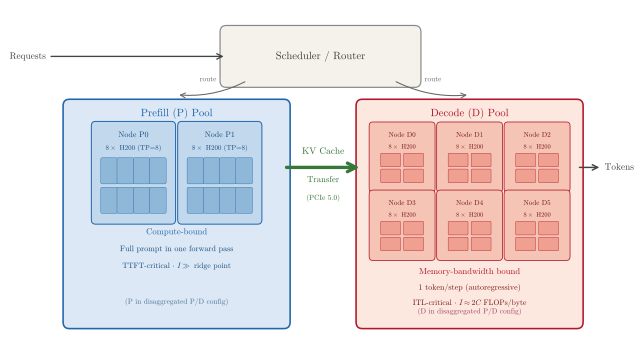

Here is the Python script that generated this plot:
#!/usr/bin/env python3
"""
prefill_decode.py — Disaggregated prefill/decode architecture overview.
Saves: prefill_decode.svg
"""

import matplotlib as mpl
import matplotlib.pyplot as plt
from matplotlib.patches import FancyBboxPatch
from pathlib import Path

mpl.rcParams.update({
    'text.usetex': False,
    'font.family': 'serif',
    'mathtext.fontset': 'cm',
    'font.serif': ['cmr10', 'Computer Modern Roman', 'DejaVu Serif'],
    'font.size': 8.5,
    'axes.linewidth': 0.6,
    'figure.dpi': 150,
    'axes.formatter.use_mathtext': True,
})

OUT_DIR = Path(__file__).parent

fig, ax = plt.subplots(figsize=(6.6, 3.5))
ax.set_xlim(-0.5, 10.5)
ax.set_ylim(0, 5.8)
ax.axis('off')

# ── Helpers ───────────────────────────────────────────────────────────────────
def rbox(x, y, w, h, fc, ec, lw=1.0, rad=0.12, zo=2):
    ax.add_patch(FancyBboxPatch((x, y), w, h,
        boxstyle=f'round,pad={rad}', facecolor=fc, edgecolor=ec,
        linewidth=lw, zorder=zo))

def arr(src, dst, c='#333', lw=1.2, ms=12, rad=0.0, zo=5):
    ax.annotate('', xy=dst, xytext=src,
        arrowprops=dict(arrowstyle='->', color=c, lw=lw,
            mutation_scale=ms, connectionstyle=f'arc3,rad={rad}'), zorder=zo)

def txt(x, y, s, **kw):
    ax.text(x, y, s, ha=kw.pop('ha', 'center'), va=kw.pop('va', 'center'), zorder=kw.pop('zo', 5), **kw)

# Palette
P_BG, P_ED = '#dce8f5', '#2166ac'
D_BG, D_ED = '#fde8e0', '#b2182b'
S_BG       = '#f5f2ec'
KV_C       = '#35783a'
G_P        = '#8fb8d8'
G_D        = '#f0a090'

# ── Scheduler ─────────────────────────────────────────────────────────────────
rbox(3.2, 4.55, 3.6, 0.85, S_BG, '#888', lw=0.9)
txt(5.0, 4.975, 'Scheduler / Router', fontsize=8, fontweight='bold', color='#444')

arr((-0.2, 4.975), (3.2, 4.975), c='#444', lw=1.0, ms=10)
txt(-0.25, 4.975, 'Requests', ha='right', fontsize=7, color='#444')

arr((3.6, 4.55), (2.25, 4.30), c='#666', lw=0.8, ms=9, rad=-0.15)
arr((6.4, 4.55), (7.85, 4.30), c='#666', lw=0.8, ms=9, rad=0.15)
txt(2.85, 4.57, 'route', fontsize=5.5, color='#666')
txt(7.15, 4.57, 'route', fontsize=5.5, color='#666')

# ── Prefill pool ──────────────────────────────────────────────────────────────
rbox(0.20, 0.30, 4.10, 3.80, P_BG, P_ED, lw=1.2)
txt(2.25, 3.97, 'Prefill (P) Pool', fontsize=8, fontweight='bold', color=P_ED)

# 2 nodes, centered in pool
for i, gx in enumerate([0.70, 2.35]):
    gy = 2.10
    rbox(gx, gy, 1.45, 1.65, '#c2d9ed', P_ED, lw=0.75, rad=0.08, zo=3)
    txt(gx+0.725, gy+1.49, f'Node P{i}', fontsize=6.0, fontweight='bold', color='#1a4d80')
    txt(gx+0.725, gy+1.26, r'$8\times$ H200 (TP=8)', fontsize=5.2, color='#1a4d80', style='italic')
    # 4×2 GPU chip grid
    for r in range(2):
        for c in range(4):
            rbox(gx+0.13+c*0.31, gy+0.14+r*0.52, 0.26, 0.40, G_P, P_ED, lw=0.3, rad=0.03, zo=4)

txt(2.25, 1.88, 'Compute-bound', fontsize=6.5, color=P_ED, style='italic')
txt(2.25, 1.58, 'Full prompt in one forward pass', fontsize=6.0, color='#1a4d80')
txt(2.25, 1.28, r'TTFT-critical $\cdot$ $I \gg$ ridge point', fontsize=5.8, color='#1a4d80')
txt(2.25, 0.65, '(P in disaggregated P/D config)', fontsize=5.5, color='#4a7096', style='italic')

# ── Decode pool ───────────────────────────────────────────────────────────────
rbox(5.80, 0.30, 4.10, 3.80, D_BG, D_ED, lw=1.2)
txt(7.85, 3.97, 'Decode (D) Pool', fontsize=8, fontweight='bold', color=D_ED)

# 6 nodes: 3 cols × 2 rows, centered
for row in range(2):
    for col in range(3):
        idx  = row * 3 + col
        gx   = 6.00 + col * 1.29
        gy   = 2.65 if row == 0 else 1.45
        rbox(gx, gy, 1.12, 1.10, '#f5c4b4', D_ED, lw=0.6, rad=0.07, zo=3)
        txt(gx+0.56, gy+0.94, f'Node D{idx}', fontsize=5.3, fontweight='bold', color='#7a1a1a')
        txt(gx+0.56, gy+0.73, r'$8\times$ H200', fontsize=4.8, color='#7a1a1a', style='italic')
        # 2×2 GPU chip grid
        for r2 in range(2):
            for c2 in range(2):
                rbox(gx+0.17+c2*0.44, gy+0.12+r2*0.28, 0.34, 0.20, G_D, D_ED, lw=0.3, rad=0.02, zo=4)

txt(7.85, 1.18, 'Memory-bandwidth bound', fontsize=6.5, color=D_ED, style='italic')
txt(7.85, 0.90, r'1 token/step (autoregressive)', fontsize=6.0, color='#7a1a1a')
txt(7.85, 0.63, r'ITL-critical $\cdot$ $I \approx 2C$ FLOPs/byte', fontsize=5.8, color='#7a1a1a')
txt(7.85, 0.48, '(D in disaggregated P/D config)', fontsize=5.5, color='#a04060', style='italic')

# ── KV cache transfer arrow ───────────────────────────────────────────────────
kv_y = 3.02
arr((4.30, kv_y), (5.80, kv_y), c=KV_C, lw=2.5, ms=16, zo=6)
txt(5.05, kv_y+0.28, 'KV Cache', fontsize=7, color=KV_C, fontweight='bold')
txt(5.05, kv_y-0.22, 'Transfer', fontsize=6.5, color=KV_C)
txt(5.05, kv_y-0.54, '(PCIe 5.0)', fontsize=5.5, color=KV_C, style='italic')

# ── Output tokens ─────────────────────────────────────────────────────────────
arr((9.90, kv_y), (10.38, kv_y), c='#444', lw=1.1, ms=10, zo=5)
txt(10.43, kv_y, 'Tokens', ha='left', fontsize=7, color='#444')

fig.tight_layout(pad=0.3)
out = OUT_DIR / 'prefill_decode.svg'
fig.savefig(out, format='svg', bbox_inches='tight')
print(f'Saved: {out}')
